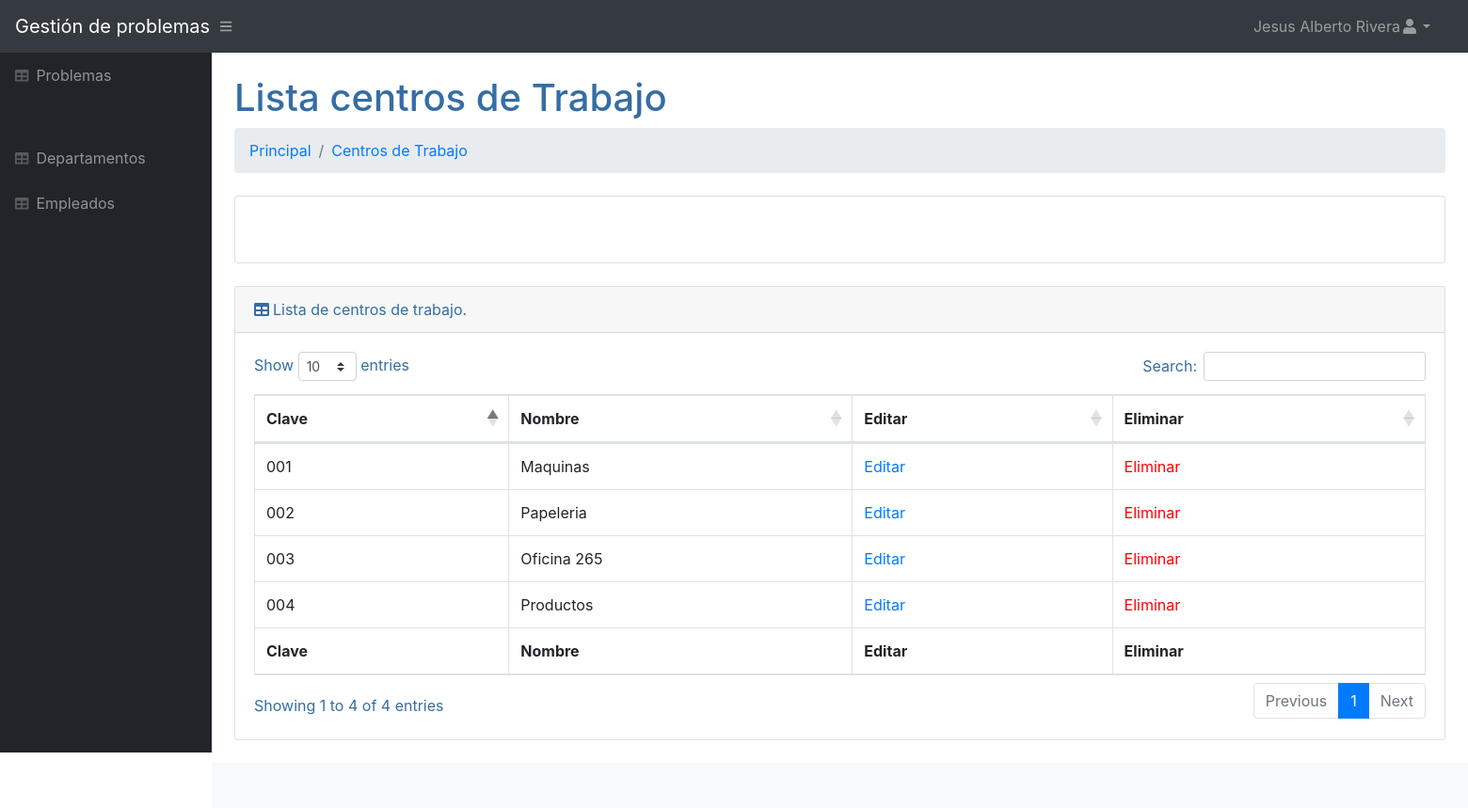
The app's page /Visualizar/centrosTrabajo.php (signed in) with its own data.
### tables this page shows
CREATE TABLE `CentrosTrabajo` (
  `idCentrosTrabajo` int NOT NULL AUTO_INCREMENT,
  `clave` varchar(250) DEFAULT NULL,
  `nombreC` varchar(250) DEFAULT NULL,
  PRIMARY KEY (`idCentrosTrabajo`)
);

### Visualizar/centrosTrabajo.php (the view, shortened to what this page needs)
<?php
require './../conexionBD/conexion.php';
$nombre = $_SESSION['nombreE'];
$sql = "SELECT * FROM CentrosTrabajo";
function comprobar(){
    if ($_SESSION['rol'] == 'Admin') {
    } else {
        echo "hidden";
    }
}
?>
<!DOCTYPE html>
<html lang="en">
<head>
	<link href="./../css/styles.css" rel="stylesheet" />
	<link rel="stylesheet" href="./../css/position.css">
	<link href="https://cdn.datatables.net/1.10.20/css/dataTables.bootstrap4.min.css" rel="stylesheet" />
</head>
<body class="sb-nav-fixed">
	<nav class="sb-topnav navbar navbar-expand navbar-dark bg-dark">
		<a class="navbar-brand" href="principal.php">Gestión de problemas</a><button class="btn btn-link btn-sm order-1 order-lg-0" id="sidebarToggle" href="#"><i class="fas fa-bars"></i></button>
		<ul class="navbar-nav ml-auto mr-0 mr-md-3 my-2 my-md-0">
			<li class="nav-item dropdown">
				<a class="nav-link dropdown-toggle" id="userDropdown" href="#" role="button" data-toggle="dropdown" aria-haspopup="true" aria-expanded="false"><?php echo $nombre; ?><i class="fas fa-user fa-fw"></i></a>
			</li>
		</ul>
	</nav>
	<div id="layoutSidenav">
		<div id="layoutSidenav_nav">
			<nav class="sb-sidenav accordion sb-sidenav-dark" id="sidenavAccordion">
				<div class="sb-sidenav-menu">
					<div class="nav">
						<a class="nav-link" href="./../Visualizar/Problemas.php">
                            <div class="sb-nav-link-icon"><i class="fas fa-table"></i></div>
                           Problemas
                        </a>
						<div class="sb-sidenav-menu-heading"></div>
						<a class="nav-link" href="departamentos.php">
							<div class="sb-nav-link-icon"><i class="fas fa-table"></i></div>
							Departamentos
						</a><a class="nav-link" href="empleados.php">
							<div class="sb-nav-link-icon"><i class="fas fa-table"></i></div>
							Empleados
						</a>
					</div>
			</nav>
		</div>
		<div id="layoutSidenav_content">
			<main>
				<div class="container-fluid">
					<h1 class="mt-4">Lista centros de Trabajo</h1>
					<ol class="breadcrumb mb-4">
						<li class="breadcrumb-item"><a href="principal.php">Principal</a></li>
						<li class="breadcrumb-item active"><a href="centrosTrabajo.php">Centros de Trabajo</a></li>
					</ol>
					<div class="card mb-4">
						<div class="card-body">
						<div class="position-Registrar">
                        </div>
						</div>
					</div>
					<div class="card mb-4">
						<div class="card-header"><i class="fas fa-table mr-1"></i>Lista de centros de trabajo.</div>
						<div class="card-body">
							<div class="table-responsive">
								<table class="table table-bordered" id="dataTable" width="100%" cellspacing="0">
									<thead>
										<tr>
											<th>Clave</th>
											<th>Nombre</th>
											<th <?php comprobar();?>>Editar</th>
											<th <?php comprobar();?>>Eliminar</th>
										</tr>
									</thead>
									<tfoot>
										<tr>
											<th>Clave</th>
											<th>Nombre</th>
											<th <?php comprobar();?>>Editar</th>
											<th <?php comprobar();?>>Eliminar</th>
										</tr>
									</tfoot>
									<tbody>
										<?php $resultado = mysqli_query($connLocalhost, $sql);
										while ($row = mysqli_fetch_assoc($resultado)) { ?>
											<tr>
												<td><?php echo $row['clave']; ?></td>
												<td><?php echo $row['nombreC']; ?></td>
												<td <?php comprobar();?>><a href="./../Editar/centroTrabajo.php?clave=<?php echo $row['clave']; ?>">Editar</a></td>
												<td <?php comprobar();?> class="eliminar" id="eliminar"><a href="./../Eliminar/CentrosTrabajo.php?clave=<?php echo $row['clave']; ?>">Eliminar</a></td>
											</tr>
										<?php } ?>
									</tbody>
								</table>
							</div>
						</div>
					</div>
				</div>
			</main>
			<footer class="py-4 bg-light mt-auto">
			</footer>
		</div>
	</div>
</body>
</html>

### records on screen
centrostrabajo: clave "001", nombreC "Maquinas"
centrostrabajo: clave "002", nombreC "Papeleria"
centrostrabajo: clave "003", nombreC "Oficina 265"
centrostrabajo: clave "004", nombreC "Productos"

### other values on screen
$nombre "Jesus Alberto Rivera"
